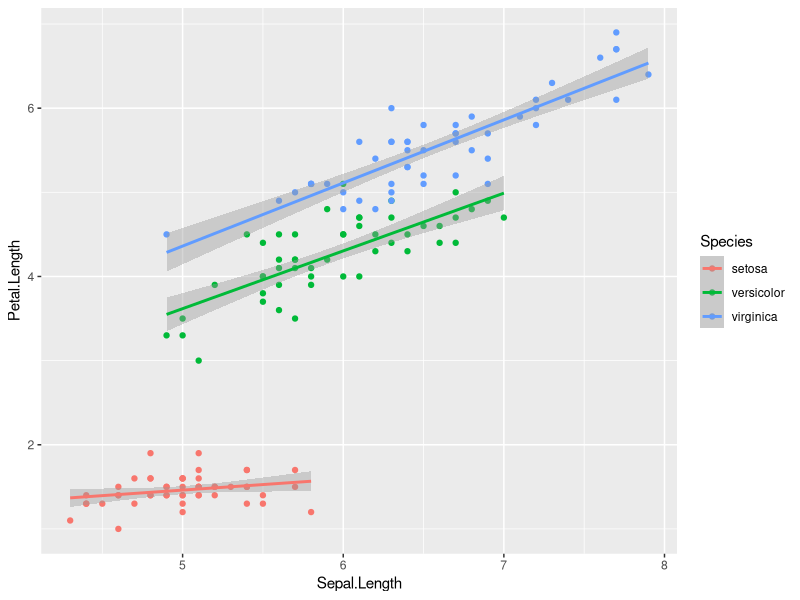
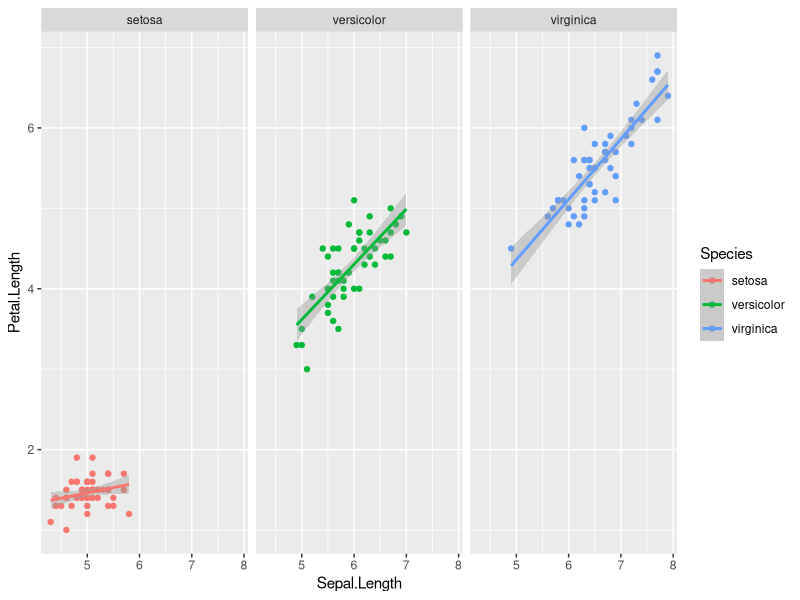
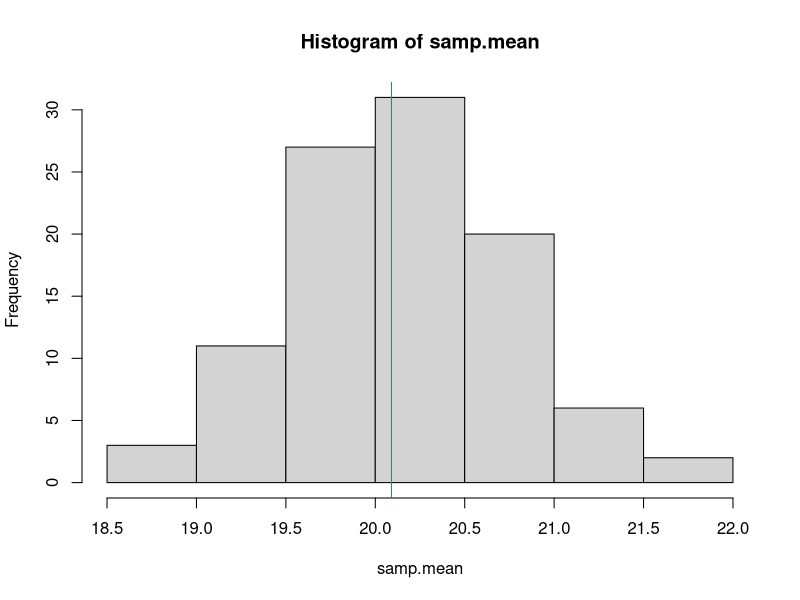

Reproduce these figures in R, in order.
####################apply functions and loops##############
#create an example function
mult.2 <- function(x) x*2
mult.2(23498235)

#use sapply() (simplified apply function) to apply this function to a set of numbers
#take the integers from 1 to 5 and multiply each by 2
#you could do it with a pre-named function
sapply(1:5, mult.2)

#or you can define a function inside the sapply
sapply(1:5, function(x) x*2)

#difference between sapply() and lapply() is just the output format
#sapply gives you the output in the simplest form; lapply always gives you a list
lapply(1:5, mult.2)

#use sapply() to apply a function that generates more than just a vector
v <- c(1,2,3)
sapply(1:5, function(x) x*v) #x is vector of 1,2,3,4,5 and v is a vector 1,2,3.
#you get a matrix

lapply(1:5, function(x) x*v)
#you get v*1, v*2, v*3, v*4, v*5. This is a list.

#### Use sapply() an lapply() to run a linear model on multiple datasets
#split iris dataset to 3 datasets- 1 for each species
iris.split <- split(iris, iris$Species)
iris.split
#created a list of 3 dataframes
class(iris.split) #this tells you it's a list

#we could fit the linear model and then see the summaries manually
spp.mods <-lapply(iris.split, function(x) lm(Petal.Length~Sepal.Length, data=x)) #apply this function to each of the three dataframes
spp.mods
summary(spp.mods[[1]]) #get model fit results for the first model (setosa). You need thwo sets of square brackets because it's a list.
summary(spp.mods[[2]]) #get model fit results for versicolor
summary(spp.mods[[3]]) #get model fit results for virginica


#or we can get lapply to give you all the summaries
spp.mods.summary <- lapply(spp.mods, function(x) summary(x))
spp.mods.summary

#let's get the slope of relationship for each of the models
str(spp.mods.summary[[1]]) #look at the structure of the summary output
spp.mods.summary[[1]]$coefficients
spp.mods.summary[[1]]$coefficients[2,1] #this is the number I want to extract from each model summary
slopes <- sapply(spp.mods.summary, function(x) x$coefficients[2,1]) #it's easier to store the numbers as a vector instead of a list, so we use sapply
slopes

#visualize the relationships between petal length and sepal length for each species
library(ggplot2)
#put them all on the same plot
ggplot(iris, aes(x=Sepal.Length, y=Petal.Length, color=Species)) +
  geom_point() +
  geom_smooth(method="lm")

#you can get the plots to be separate using facet_wrap(~Species)
ggplot(iris, aes(x=Sepal.Length, y=Petal.Length, color=Species)) +
  geom_point() +
  geom_smooth(method="lm") +
  facet_wrap(~Species)


############ Loops ###############
for(i in 1:5)print(i*2)

#create a vector with 5 empty spots
v <- vector(length=5)
v
#fill the vector spots using the for loop
for(i in 1:5) v[i]=i*2
v

a <- c(8,4,3,1)

for(i in 1:5) v[i] = a[i]*2
v

times=5
m <- matrix(nrow=times, ncol=10)
for(i in 1:times) m[i,] = (1:10) *i
m


#with lists, you don't need to pre-define the number of elements
#it's relatively safe to use lists

#### While loop
j=1
while(j<10){ #while j is less than 10
  print(j) #print j
  j=j+1 #then add one to j to make the new j
}
#be careful to not make while loops infinite


j=1
while(j<20){ #while j is less than 10
  if(j==10) print("10!!!!!") else print(j)
  j=j+1 #then add one to j to make the new j
}



############## Samples

sample(1:10, 1) #sample one from 1:10 without replacement
sample(1:10, 134, replace= TRUE) #sample 134 from 1:10 with replacement (bootstrapping)
#bootstrapping is sampling with replacement. Basically like picking a number out of a hat then replacing it in the hat. People use it when the measurements are robust to sampling error.

#jackknifing- randomly subsetting your data
sample(1:10, 7, replace=FALSE)

obs.mean <- mean(mtcars$mpg)
obs.mean

samp.mean <- vector(length=100) #create an empty vector of 100 numbers
for(i in 1:100){
  samp <- sample(1:length(mtcars$mpg), 25) #randomly pick 25 numbers between 1 and 32 (number of cars)
  samp.mean[i] <- mean(mtcars$mpg[samp]) #pick the cars assigned by samp and take the mean
}
samp.mean #this is a vector of all the means of these samples
obs.mean #compare to observed mean
#this can let you check how robust the estimate of the mean was
hist(samp.mean) #make a histogram of means of the samples
abline(v=obs.mean, col="seagreen") #draw a line at the overall mean
